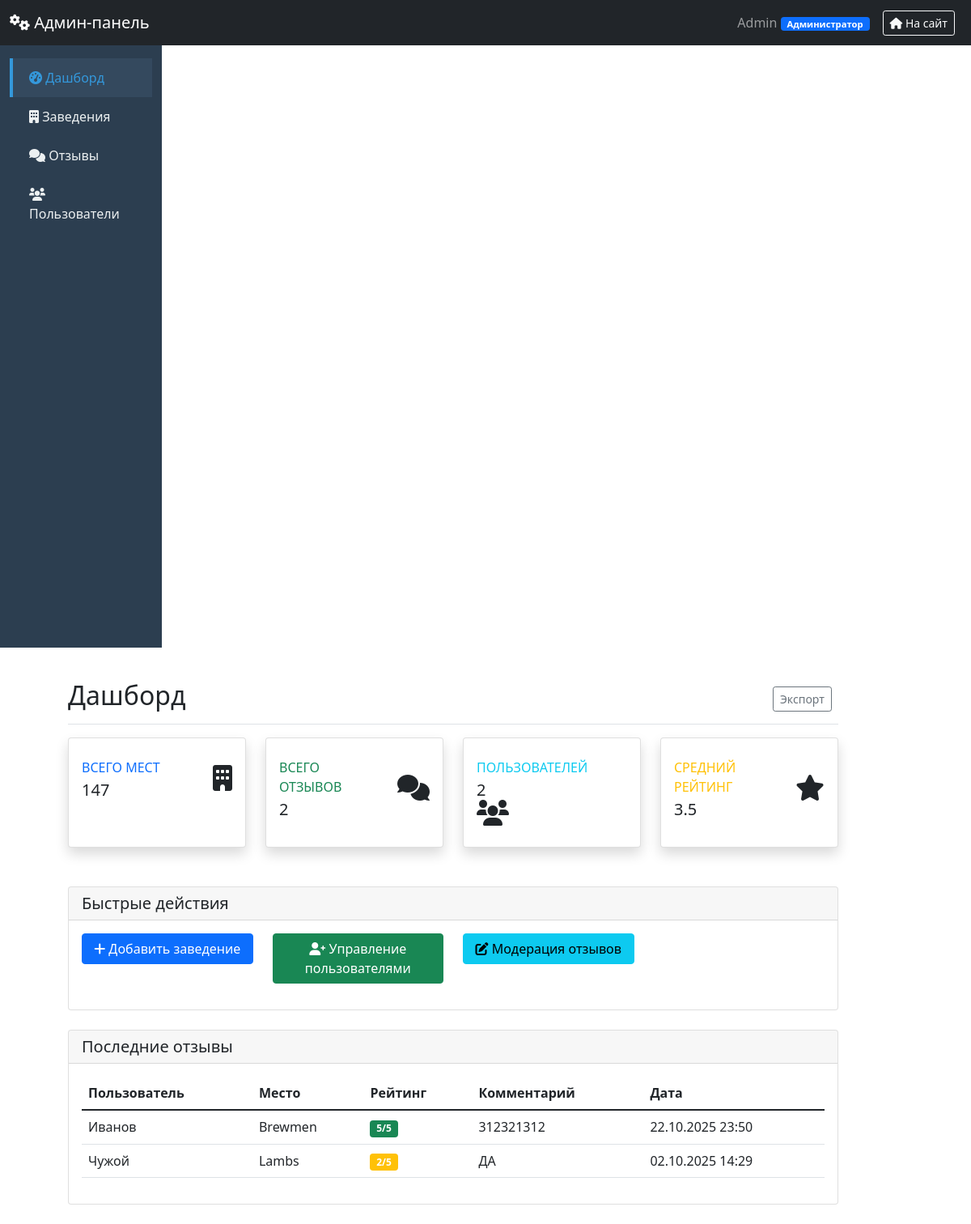
The page /admin/dashboard (signed in) on the database as committed earlier.
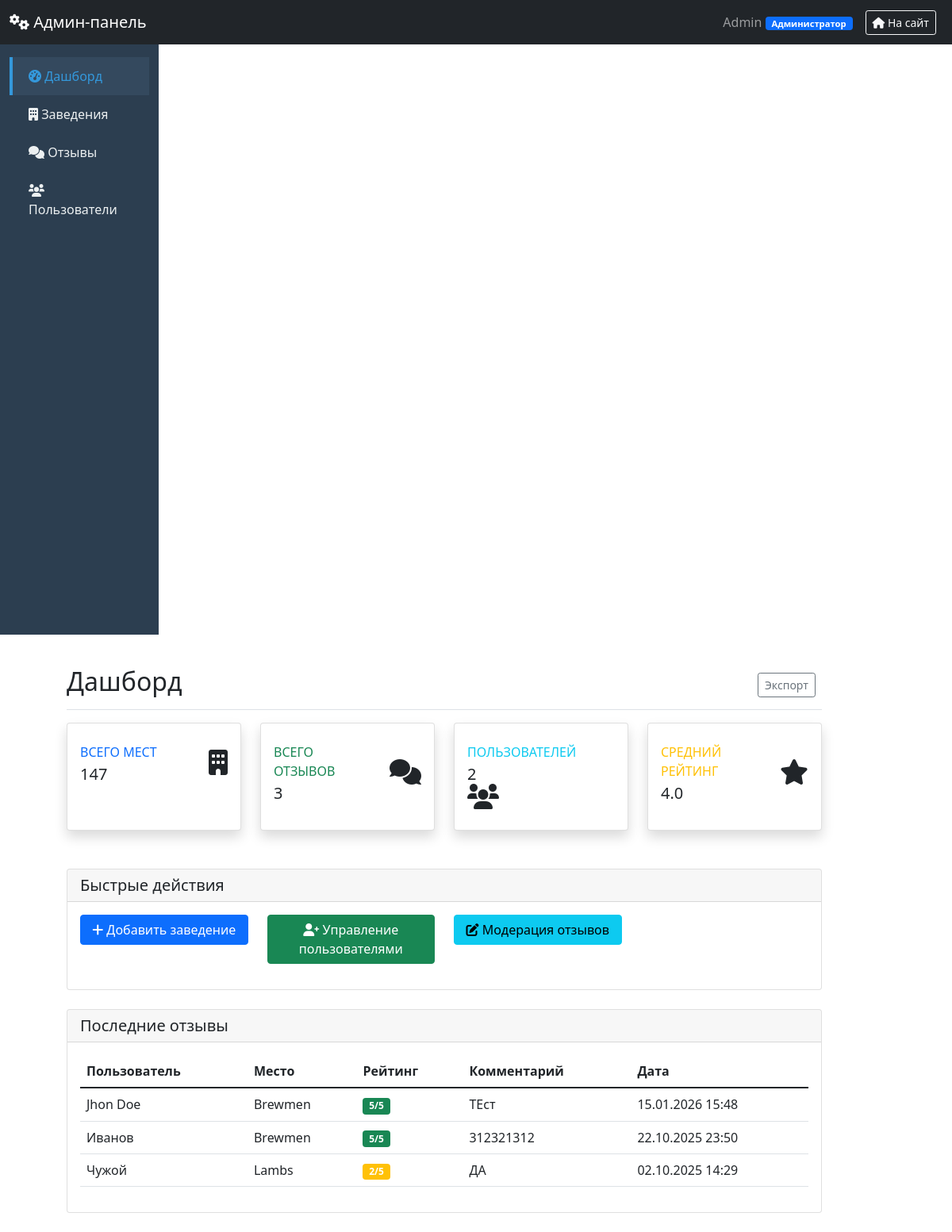
The same page on the database as committed later.
### main.py (models this page shows, shortened)
class User(db.Model):
    id = db.Column(db.Integer, primary_key=True)
    username = db.Column(db.String(150), nullable=False, unique=True)
    password = db.Column(db.String(150), nullable=False)
    role = db.Column(db.String(50), default='trainee')  # trainee, moderator, editor, admin
    created_at = db.Column(db.DateTime, default=datetime.utcnow)
    last_login = db.Column(db.DateTime)
    @property
    def role_display(self):
        return get_role_display_name(self.role)
    def has_permission(self, permission):
        user_permissions = get_role_permissions(self.role)
        return 'all' in user_permissions or permission in user_permissions

class Review(db.Model):
    id = db.Column(db.Integer, primary_key=True)
    restaurant_id = db.Column(db.String(50), nullable=False)
    username = db.Column(db.String(100), nullable=False)
    rating = db.Column(db.Integer, nullable=False)
    comment = db.Column(db.Text)
    created_at = db.Column(db.DateTime, default=get_moscow_time)
    updated_at = db.Column(db.DateTime)  # Добавляем поле для времени редактирования
    likes = db.Column(db.Integer, default=0)
    dislikes = db.Column(db.Integer, default=0)
    user_token = db.Column(db.String(255))  # Для анонимных пользователей
    device_fingerprint = db.Column(db.String(255))  # Добавляем это поле
    user_ratings = db.Column(db.JSON, default=dict)

### main.py (the view)
@app.route('/admin/dashboard')
@admin_required
def admin_dashboard():
    user = User.query.filter_by(username=session['username']).first()
    stats = {
        'total_places': Place.query.count(),
        'total_reviews': Review.query.count(),
        'total_users': User.query.count(),
        'avg_rating': db.session.query(db.func.avg(Review.rating)).scalar() or 0
    }
    recent_reviews = []
    if user.has_permission('edit_review'):
        recent_reviews = Review.query.order_by(Review.created_at.desc()).limit(10).all()
        for review in recent_reviews:
            place = Place.query.get(int(review.restaurant_id)) if review.restaurant_id.isdigit() else None
            review.place_title = place.title if place else review.restaurant_id
    return render_template('admin_dashboard.html',
                           current_user=user,
                           stats=stats,
                           recent_reviews=recent_reviews)

### main.py (called while the page is built)
def get_role_permissions(role):
    role_permissions = {
        'trainee': ['create_place', 'create_category', 'view_stats'],
        'moderator': ['create_place', 'edit_place', 'delete_place',
                      'create_category', 'edit_category', 'delete_category',
                      'edit_review', 'delete_review', 'manage_trainees', 'view_stats'],
        'editor': ['create_place', 'edit_place', 'delete_place',
                   'create_category', 'edit_category', 'delete_category',
                   'edit_review', 'delete_review', 'manage_trainees', 'manage_moderators',
                   'manage_editors', 'view_stats', 'system_settings'],
        'admin': ['all']
    }
    if role not in role_permissions:
        return []
    permissions = role_permissions[role]
    if 'all' in permissions:
        return ['all']  # Специальный маркер для всех прав
    return permissions

def get_role_display_name(role):
    return ROLE_PERMISSIONS.get(role, {}).get('name', role)

def admin_required(f):
    @wraps(f)
    def decorated_function(*args, **kwargs):
        if 'username' not in session:
            flash('Требуется авторизация', 'error')
            return redirect(url_for('index'))
        user = User.query.filter_by(username=session['username']).first()
        from flask import g
        g.current_user = user
        return f(*args, **kwargs)
    return decorated_function

@app.context_processor
def utility_processor():
    def generate_category_en_for_template(category_name):
        """Генерация английского названия категории для шаблонов"""
        return generate_category_en(category_name)
    return {'generate_category_en_for_template': generate_category_en_for_template}

### templates/admin_dashboard.html (shortened to what this page needs)
{% extends "base_admin.html" %}
{% block content %}
<div class="d-flex justify-content-between flex-wrap flex-md-nowrap align-items-center pt-3 pb-2 mb-3 border-bottom">
    <h1 class="h2">Дашборд</h1>
    <div class="btn-toolbar mb-2 mb-md-0">
        <div class="btn-group me-2">
            <button type="button" class="btn btn-sm btn-outline-secondary">Экспорт</button>
        </div>
    </div>
</div>
<div class="row mb-4">
    <div class="col-xl-3 col-md-6 mb-4">
        <div class="card border-left-primary shadow h-100 py-2 stat-card">
            <div class="card-body">
                <div class="row no-gutters align-items-center">
                    <div class="col mr-2">
                        <div class="text-xs font-weight-bold text-primary text-uppercase mb-1">
                            Всего мест
                        </div>
                        <div class="h5 mb-0 font-weight-bold text-gray-800">{{ stats.total_places }}</div>
                    </div>
                    <div class="col-auto">
                        <i class="fas fa-building fa-2x text-gray-300"></i>
                    </div>
                </div>
            </div>
        </div>
    </div>
    <div class="col-xl-3 col-md-6 mb-4">
        <div class="card border-left-success shadow h-100 py-2 stat-card">
            <div class="card-body">
                <div class="row no-gutters align-items-center">
                    <div class="col mr-2">
                        <div class="text-xs font-weight-bold text-success text-uppercase mb-1">
                            Всего отзывов
                        </div>
                        <div class="h5 mb-0 font-weight-bold text-gray-800">{{ stats.total_reviews }}</div>
                    </div>
                    <div class="col-auto">
                        <i class="fas fa-comments fa-2x text-gray-300"></i>
                    </div>
                </div>
            </div>
        </div>
    </div>
    <div class="col-xl-3 col-md-6 mb-4">
        <div class="card border-left-info shadow h-100 py-2 stat-card">
            <div class="card-body">
                <div class="row no-gutters align-items-center">
                    <div class="col mr-2">
                        <div class="text-xs font-weight-bold text-info text-uppercase mb-1">
                            Пользователей
                        </div>
                        <div class="h5 mb-0 font-weight-bold text-gray-800">{{ stats.total_users }}</div>
                    </div>
                    <div class="col-auto">
                        <i class="fas fa-users fa-2x text-gray-300"></i>
                    </div>
                </div>
            </div>
        </div>
    </div>
    <div class="col-xl-3 col-md-6 mb-4">
        <div class="card border-left-warning shadow h-100 py-2 stat-card">
            <div class="card-body">
                <div class="row no-gutters align-items-center">
                    <div class="col mr-2">
                        <div class="text-xs font-weight-bold text-warning text-uppercase mb-1">
                            Средний рейтинг
                        </div>
                        <div class="h5 mb-0 font-weight-bold text-gray-800">{{ stats.avg_rating }}</div>
                    </div>
                    <div class="col-auto">
                        <i class="fas fa-star fa-2x text-gray-300"></i>
                    </div>
                </div>
            </div>
        </div>
    </div>
</div>
<div class="row">
    <div class="col-12">
        <div class="card">
            <div class="card-header">
                <h5 class="card-title mb-0">Быстрые действия</h5>
            </div>
            <div class="card-body">
                <div class="row">
                    {% if current_user.has_permission('create_place') %}
                    <div class="col-md-3 mb-3">
                        <a href="{{ url_for('add_place') }}" class="btn btn-primary w-100">
                            <i class="fas fa-plus"></i> Добавить заведение
                        </a>
                    </div>
                    {% endif %}
                    {% if current_user.role in ['moderator', 'editor', 'admin'] %}
                    <div class="col-md-3 mb-3">
                        <a href="{{ url_for('admin_users') }}" class="btn btn-success w-100">
                            <i class="fas fa-user-plus"></i> Управление пользователями
                        </a>
                    </div>
                    {% endif %}
                    {% if current_user.role in ['moderator', 'editor', 'admin'] %}
                    <div class="col-md-3 mb-3">
                        <a href="{{ url_for('admin_reviews_page') }}" class="btn btn-info w-100">
                            <i class="fas fa-edit"></i> Модерация отзывов
                        </a>
                    </div>
                    {% endif %}
                </div>
            </div>
        </div>
    </div>
</div>
{% if current_user.has_permission('edit_review') %}
<div class="row mt-4">
    <div class="col-12">
        <div class="card">
            <div class="card-header">
                <h5 class="card-title mb-0">Последние отзывы</h5>
            </div>
            <div class="card-body">
                {% if recent_reviews %}
                <div class="table-responsive">
                    <table class="table table-hover">
                        <thead>
                            <tr>
                                <th>Пользователь</th>
                                <th>Место</th>
                                <th>Рейтинг</th>
                                <th>Комментарий</th>
                                <th>Дата</th>
                            </tr>
                        </thead>
                        <tbody>
                            {% for review in recent_reviews %}
                            <tr>
                                <td>{{ review.username }}</td>
                                <td>{{ review.place_title }}</td>
                                <td>
                                    <span class="badge bg-{{ 'success' if review.rating >= 4 else 'warning' }} if review.rating == 3 else 'danger' }}">
                                        {{ review.rating }}/5
                                    </span>
                                </td>
                                <td>{{ review.comment[:50] }}{% if review.comment|length > 50 %}...{% endif %}</td>
                                <td>{{ review.created_at.strftime('%d.%m.%Y %H:%M') }}</td>
                            </tr>
                            {% endfor %}
                        </tbody>
                    </table>
                </div>
                {% else %}
                <p class="text-muted">Нет отзывов для модерации</p>
                {% endif %}
            </div>
        </div>
    </div>
</div>
{% endif %}
{% endblock %}

### templates/base_admin.html (shortened to what this page needs)
<!DOCTYPE html>
<html lang="ru">
<head>
    <link href="https://cdn.jsdelivr.net/npm/bootstrap@5.1.3/dist/css/bootstrap.min.css" rel="stylesheet">
    <link href="https://cdnjs.cloudflare.com/ajax/libs/font-awesome/6.0.0/css/all.min.css" rel="stylesheet">
</head>
<body>
    <nav class="navbar navbar-dark bg-dark">
        <div class="container-fluid">
            <a class="navbar-brand" href="{{ url_for('admin_dashboard') }}">
                <i class="fas fa-cogs"></i> Админ-панель
            </a>
            <div class="d-flex align-items-center">
                <div class="role-tooltip-container">
                    <span class="navbar-text me-3" id="roleBadge" data-role="{{ current_user.role }}">
                        {{ current_user.username }}
                        <span class="badge bg-primary role-badge">
                            {{ current_user.role_display }}
                        </span>
                    </span>
                </div>
                <a href="{{ url_for('index') }}" class="btn btn-outline-light btn-sm me-2">
                    <i class="fas fa-home"></i> На сайт
                </a>
            </div>
        </div>
    </nav>
    <div class="container-fluid">
        <div class="row">
            <div class="col-md-3 col-lg-2 sidebar d-md-block">
                <div class="position-sticky pt-3">
                    <ul class="nav flex-column">
                        <li class="nav-item">
                            <a class="nav-link {{ 'active' if request.endpoint == 'admin_dashboard' }}"
                               href="{{ url_for('admin_dashboard') }}">
                                <i class="fas fa-tachometer-alt"></i> Дашборд
                            </a>
                        </li>
                        <li class="nav-item">
                            <a class="nav-link {{ 'active' if request.endpoint == 'admin_places' }}"
                               href="{{ url_for('admin_places') }}">
                                <i class="fas fa-building"></i> Заведения
                            </a>
                        </li>
                        {% if current_user.role in ['moderator', 'editor', 'admin'] %}
                        <li class="nav-item">
                            <a class="nav-link {{ 'active' if request.endpoint == 'admin_reviews_page' }}"
                               href="{{ url_for('admin_reviews_page') }}">
                                <i class="fas fa-comments"></i> Отзывы
                            </a>
                        </li>
                        {% endif %}
                        {% if current_user.role in ['moderator', 'editor', 'admin'] %}
                        <li class="nav-item">
                            <a class="nav-link {{ 'active' if request.endpoint == 'admin_users' }}"
                               href="{{ url_for('admin_users') }}">
                                <i class="fas fa-users"></i> Пользователи
                            </a>
                        </li>
                        {% endif %}
                    </ul>
                </div>
            </div>
            <main class="col-md-9 ms-sm-auto col-lg-10 px-md-4 py-4">
                {% block content %}{% endblock %}
            </main>
        </div>
    </div>
</body>
</html>

### templates/base_admin.html (style rules this page uses)
.sidebar { width: 200px; min-height: calc(100vh - 56px); background: #2c3e50; }
.sidebar .nav-link { color: #ecf0f1; padding: 12px 20px; border-left: 4px solid transparent; }
.sidebar .nav-link.active { background: #34495e; border-left-color: #3498db; color: #3498db; }
.role-badge { font-size: 0.7em; padding: 3px 8px; }
.stat-card { transition: transform 0.2s; }
.col-md-9 { margin-left: 60px !important; }
.role-tooltip-container { position: relative; display: inline-block; cursor: pointer; }
.role-badge { cursor: pointer; transition: all 0.2s ease; }

Rows that differ between the two databases and show on the page:
added Review: username "Jhon Doe", place_title "Brewmen", rating "5", comment "ТЕст", created_at "15.01.2026 15:48"
Other text that changed with them:
{{ stats.total_reviews }}: "2" → "3"
{{ stats.avg_rating }}: "3.5" → "4.0"
